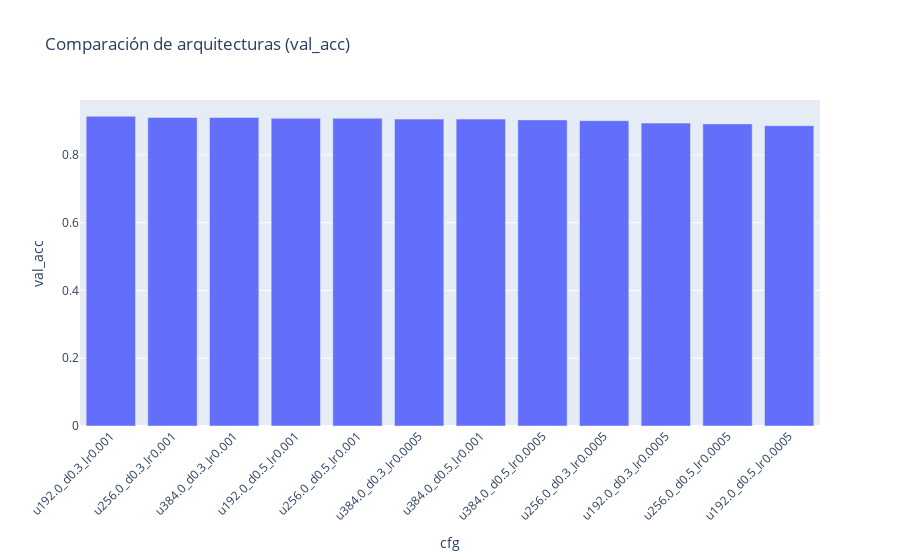

Write notebook code for a chart like this one.
### Markdown cell above
## 8) Experimentos con diferentes arquitecturas de redes

### Code cell
import numpy as np
import tensorflow as tf
from tensorflow.keras import backend as K
from sklearn.metrics import accuracy_score
import pandas as pd
import plotly.express as px


NUM_CLASSES = len(label_map)


# ésta función va a entrenar  evaluar una NN con diferente cantidad de neuronas iniciales y de dropout
def train_and_eval(units, drop, lr, epochs=4):
    np.random.seed(42)
    tf.random.set_seed(42)
    K.clear_session()

    m = build_mlp(
        input_dim=X_train_tfidf.shape[1],
        n_classes=NUM_CLASSES,
        hidden_units=units,
        dropout=drop,
        lr=lr
    )
    _ = m.fit(
        X_train_tfidf, y_train,
        validation_data=(X_val_tfidf, y_val),
        epochs=epochs,
        batch_size=128,
        verbose=0
    )
    y_pred = m.predict(X_val_tfidf, batch_size=1024, verbose=0).argmax(axis=1)
    acc = accuracy_score(y_val, y_pred)
    return {'units': units, 'drop': drop, 'lr': lr, 'epochs': epochs, 'val_acc': acc}


experiments = []
for units in [192, 256, 384]: # probar difernetes unidades para revisar el performance en cada uno de los casos
    for drop in [0.3, 0.5]:
        for lr in [1e-3, 5e-4]:
            experiments.append(train_and_eval(units, drop, lr, epochs=3))

exp_df = pd.DataFrame(experiments).sort_values('val_acc', ascending=False).reset_index(drop=True)
exp_df['cfg'] = exp_df.apply(lambda r: f"u{r['units']}_d{r['drop']}_lr{r['lr']}", axis=1)

fig_exp = px.bar(
    exp_df,
    x='cfg', y='val_acc',
    hover_data=['units','drop','lr','epochs'],
    title='Comparación de arquitecturas (val_acc)'
)
fig_exp.update_layout(xaxis_tickangle=-45)
fig_exp.show()

exp_df.head(10)

### Figure 1 — Plotly figure (JSON) as saved in the notebook; plotly's stock layout.template omitted (floating-point values rounded to 4 significant figures)
{"data": [{"customdata": [[192.0, 0.3, 0.001, 3.0], [256.0, 0.3, 0.001, 3.0], [384.0, 0.3, 0.001, 3.0], [192.0, 0.5, 0.001, 3.0], [256.0, 0.5, 0.001, 3.0], [384.0, 0.3, 0.0005, 3.0], [384.0, 0.5, 0.001, 3.0], [384.0, 0.5, 0.0005, 3.0], [256.0, 0.3, 0.0005, 3.0], [192.0, 0.3, 0.0005, 3.0], [256.0, 0.5, 0.0005, 3.0], [192.0, 0.5, 0.0005, 3.0]], "hovertemplate": "cfg=%{x}<br>val_acc=%{y}<br>units=%{customdata[0]}<br>drop=%{customdata[1]}<br>lr=%{customdata[2]}<br>epochs=%{customdata[3]}<extra></extra>", "legendgroup": "", "marker": {"color": "#636efa", "pattern": {"shape": ""}}, "name": "", "orientation": "v", "showlegend": false, "textposition": "auto", "type": "bar", "x": ["u192.0_d0.3_lr0.001", "u256.0_d0.3_lr0.001", "u384.0_d0.3_lr0.001", "u192.0_d0.5_lr0.001", "u256.0_d0.5_lr0.001", "u384.0_d0.3_lr0.0005", "u384.0_d0.5_lr0.001", "u384.0_d0.5_lr0.0005", "u256.0_d0.3_lr0.0005", "u192.0_d0.3_lr0.0005", "u256.0_d0.5_lr0.0005", "u192.0_d0.5_lr0.0005"], "xaxis": "x", "y": [0.914, 0.9105, 0.9105, 0.9081, 0.9081, 0.9058, 0.9058, 0.9034, 0.9011, 0.894, 0.8916, 0.8863], "yaxis": "y"}], "layout": {"barmode": "relative", "legend": {"tracegroupgap": 0}, "title": {"text": "Comparación de arquitecturas (val_acc)"}, "xaxis": {"anchor": "y", "domain": [0, 1], "tickangle": -45, "title": {"text": "cfg"}}, "yaxis": {"anchor": "x", "domain": [0, 1], "title": {"text": "val_acc"}}}}
